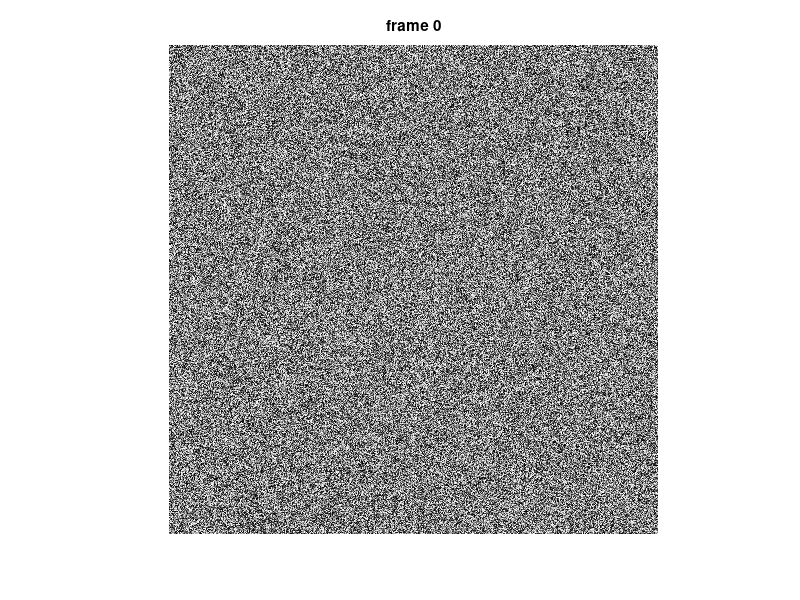

This figure's MATLAB source: (Note: this script raises an error after producing the figure.)
%% Multi-Scale Turing Patterns generator
%
% Inspired by:
% <http://www.jonathanmccabe.com/Cyclic_Symmetric_Multi-Scale_Turing_Patterns.pdf>
%
% <https://github.com/opencv/opencv/blob/3.2.0/samples/python/turing.py>
%

function turing_patterns_demo()
    %%
    % Options
    sz = 512;          % image size, should be 2^n
    nscales = 6;       % number of pyramid levels, less than log2(sz)
    write_vid = true;  % whether to save as video

    %%
    % Initialize
    a = rand(sz,sz);
    ms = zeros(sz,sz,nscales);
    vs = zeros(sz,sz,nscales);
    [R,C] = ndgrid(1:sz);

    %%
    % Prepare plot
    hImg = imshow(a);
    title('frame 0')

    %%
    % Prepare video writer
    if write_vid
        vidfile = fullfile(tempdir(), 'turing.avi');
        vid = cv.VideoWriter(vidfile, [sz sz], ...
            'FourCC','DIB ', 'FPS',30, 'Color',false);
        assert(vid.isOpened(), 'Could not open output video');
    end

    %%
    % Main loop
    counter = 0;
    while ishghandle(hImg)
        counter = counter + 1;

        % update pattern
        a_lods = cv.buildPyramid(a, 'MaxLevel',nscales);
        for i=1:nscales
            [ms(:,:,i), vs(:,:,i)] = process_scale(a_lods, i);
        end
        [~,mi] = min(vs, [], 3);
        mi = sub2ind([sz sz nscales], R, C, mi);
        a = a + ms(mi) * 0.025;
        a = (a - min(a(:))) / (max(a(:)) - min(a(:)));

        % write video frame
        if write_vid, vid.write(a); end

        % show result
        set(hImg, 'CData',a);
        title(sprintf('frame %d',counter));
        drawnow;
    end

    %%
    % Finalize video
    if write_vid
        vid.release();
        fprintf('Video saved: %s\n', vidfile);
        if ispc() && ~mexopencv.isOctave()
            %HACK: WINOPEN not implemented in Octave
            winopen(vidfile);
        end
    end
end

%%
% Helper function

function [m,v] = process_scale(a_lods, lod)
    d = a_lods{lod} - cv.pyrUp(a_lods{lod+1});
    for i=2:lod
        d = cv.pyrUp(d);
    end
    m = sign(d);
    v = cv.GaussianBlur(d.*d, 'KSize',[3 3]);
end
